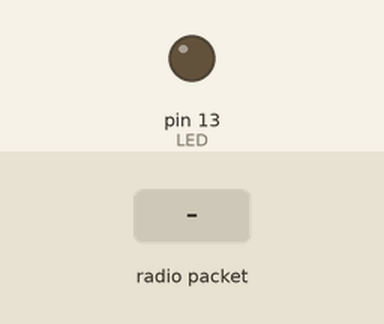
This sketch was run on a simulated Arduino Uno, built with avr-gcc and run on an emulated ATmega328P. On the bench: output pins drawn as LEDs (lit = HIGH). The inputs (shaded band) are chosen by the test bench. No radio packets arrive unless stated; pins used as bus, display or sensor lines are not drawn; what the sketch prints to the serial monitor is not drawn.

Above: at 1.3 s.
1.4 s: radio packet "1" arrives
Timing chart, 0 to 4.4 s (numbered marks = the images above; inputs shaded):
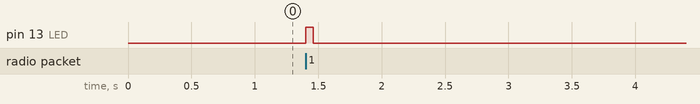

The sketch:

Receiver.ino
```cpp
// Arduino9x_RX
// -*- mode: C++ -*-
// Example sketch showing how to create a simple messaging client (receiver)
// with the RH_RF95 class. RH_RF95 class does not provide for addressing or
// reliability, so you should only use RH_RF95 if you do not need the higher
// level messaging abilities.
// It is designed to work with the other example Arduino9x_TX

#include <SPI.h>
#include <RH_RF95.h>

#define RFM95_CS 10
#define RFM95_RST 9
#define RFM95_INT 2

// Change to 434.0 or other frequency, must match RX's freq!
#define RF95_FREQ 868.0

// Singleton instance of the radio driver
RH_RF95 rf95(RFM95_CS, RFM95_INT);

// Blinky on receipt
#define LED 13

void setup()
{
  pinMode(LED, OUTPUT);
  pinMode(RFM95_RST, OUTPUT);
  digitalWrite(RFM95_RST, HIGH);

  while (!Serial);
  Serial.begin(9600);
  delay(100);

  Serial.println("Arduino LoRa RX Test!");

  // manual reset
  digitalWrite(RFM95_RST, LOW);
  delay(10);
  digitalWrite(RFM95_RST, HIGH);
  delay(10);

  while (!rf95.init()) {
    Serial.println("LoRa radio init failed");
    while (1);
  }
  Serial.println("LoRa radio init OK!");

  // Defaults after init are 434.0MHz, modulation GFSK_Rb250Fd250, +13dbM
  if (!rf95.setFrequency(RF95_FREQ)) {
    Serial.println("setFrequency failed");
    while (1);
  }
  Serial.print("Set Freq to: "); Serial.println(RF95_FREQ);

  // Defaults after init are 434.0MHz, 13dBm, Bw = 125 kHz, Cr = 4/5, Sf = 128chips/symbol, CRC on

  // The default transmitter power is 13dBm, using PA_BOOST.
  // If you are using RFM95/96/97/98 modules which uses the PA_BOOST transmitter pin, then
  // you can set transmitter powers from 5 to 23 dBm:
  rf95.setTxPower(23, false);
}

void loop()
{
  if (rf95.available())
  {
    // Should be a message for us now
    uint8_t buf[RH_RF95_MAX_MESSAGE_LEN];
    uint8_t len = sizeof(buf);

    if (rf95.recv(buf, &len))
    {
      digitalWrite(LED, HIGH);
      RH_RF95::printBuffer("Received: ", buf, len);
      Serial.print("Got: ");
      Serial.println((char*)buf);
       Serial.print("RSSI: ");
      Serial.println(rf95.lastRssi(), DEC);

      // Send a reply
      uint8_t data[] = "And hello back to you";
      rf95.send(data, sizeof(data));
      rf95.waitPacketSent();
      Serial.println("Sent a reply");
      digitalWrite(LED, LOW);
    }
    else
    {
      Serial.println("Receive failed");
    }
  }
}
```

Measured:
- after the input at 1.4 s, pin 13 (LED): LOW → HIGH at once, → LOW 0.06 s later
